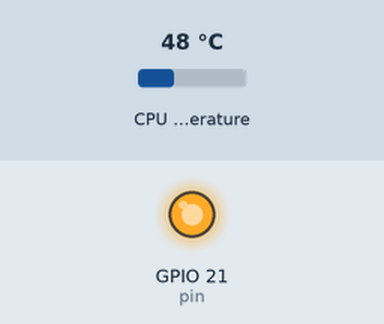
Recording of a program running on a simulated Raspberry Pi (BCM pin numbers). Shown: output pins drawn as LEDs (lit = HIGH). Inputs (shaded band) come from the test bench; at power-on: CPU temperature 48 °C.

Above: at 1.2 s.
1.3 s: CPU temperature set to 36 °C
7.3 s: CPU temperature set to 33 °C
At 11.5 s:
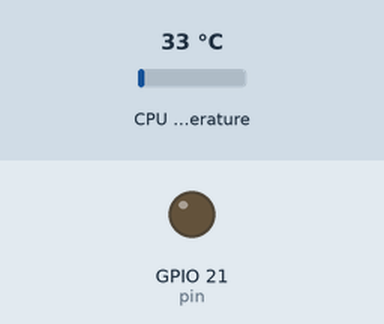
13.3 s: CPU temperature set to 39 °C
19.3 s: CPU temperature set to 42 °C
At 21.4 s:
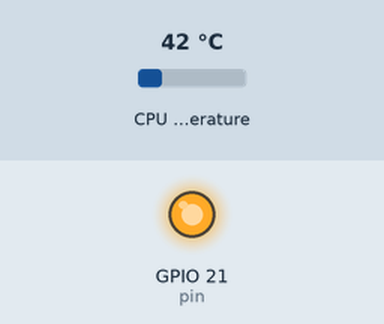
25.3 s: CPU temperature set to 31 °C
At 31.3 s:
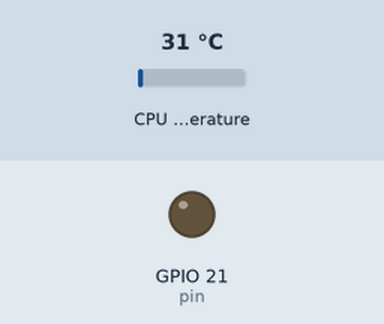
Timing chart, 0 to 32.6 s (numbered marks = the images above; inputs shaded):
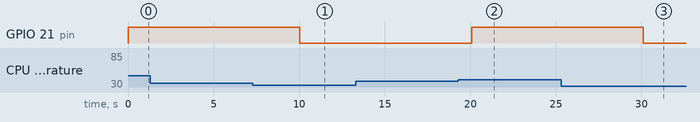

Measured:
- the behaviour switches between 35 and 34 °C on CPU temperature (found by bisection; images 0 and 1)
- the behaviour switches between 40 and 41 °C on CPU temperature (found by bisection; images 1 and 2)
- after the input at 1.3 s, every drawn part: stays the same
- after the input at 7.3 s, GPIO 21 (pin): HIGH → LOW after 2.7 s
- after the input at 13.3 s, every drawn part: stays the same
- after the input at 19.3 s, GPIO 21 (pin): LOW → HIGH after 0.78 s
- after the input at 25.3 s, GPIO 21 (pin): HIGH → LOW after 4.8 s

The program:

run-fan.py
```python
#!/usr/bin/env python

import os
import time
import RPi.GPIO as GPIO

GPIO.setwarnings(False)
pin = 21 # The pin ID, edit here to change it
maxTMP = 40 # The high temperature in Celsius which will trigger the fan on
minTMP = 35 # The low temperature in Celsius which will trigger fan off

GPIO.setmode(GPIO.BCM)
GPIO.setup(pin, GPIO.OUT)
GPIO.setwarnings(False)

def getCPUtemperature():
    res = os.popen('vcgencmd measure_temp').readline()
    temp =(res.replace("temp=","").replace("'C\n",""))
    #print(temp)
    return temp

def getTEMP():
    CPU_temp = float(getCPUtemperature())
    if CPU_temp>maxTMP:
        GPIO.output(pin, True)
    elif CPU_temp<minTMP:
        GPIO.output(pin, False)
    return()

try:
    while True:
        getTEMP()
        time.sleep(5) # Read the temperature every 5 sec, increase or decrease this limit if you want
except KeyboardInterrupt: # trap a CTRL+C keyboard interrupt
    GPIO.cleanup() # resets all GPIO ports used by this program
```
